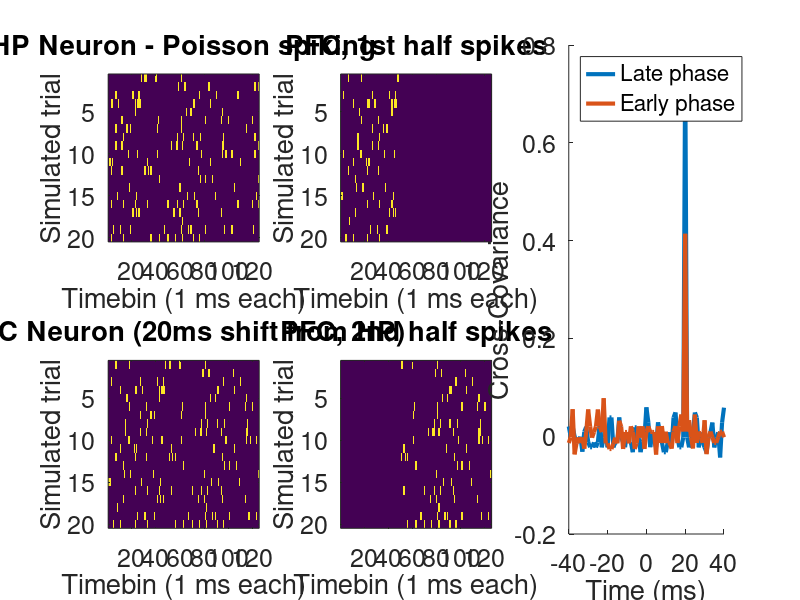

The MATLAB source for this figure: (Note: this script raises an error after producing the figure.)
lowfr_pfc = 10; % Hz
highfr_pfc = 1000; % Hz
hp = 50; % Hz

wind = .040;
  shift = 20; %shift of PFC and HP spikes  
    
dt = 1/1000; % ms
nBins = 125; % 10 ms spike train
nTrials = 20; % number of simulations


hp_spikeMat1 = rand(nTrials , nBins*2 ) < hp * dt ;
hp_spikeMat = hp_spikeMat1(:,nBins+1:end);
% LowPFC_spikeMat = rand(nTrials , nBins ) < lowfr_pfc * dt ;
% LowPFC_spikeMat = [rand(nTrials , 20 ) < lowfr_pfc * dt  hp_spikeMat(:,1:105)];
LowPFC_spikeMat = hp_spikeMat1(:,[nBins+1:end]-shift);


thetacycle = false(nTrials,nBins);
thetacycle_short = thetacycle; thetacycle_short(:,1:round(nBins/2.5)) = true;
thetacycle_half = thetacycle; thetacycle_half(:,1:round(nBins/2)) = true;

figure; hold on;

subplot(2,3,4)
imagesc(LowPFC_spikeMat)
title('PFC Neuron (20ms shift from HP)')
ylabel('Simulated trial')
xlabel('Timebin (1 ms each)')
set(gca,'FontSize',18)

% subplot(3,2,2)
% imagesc(thetacycle_short)
% title('Theta cycle halves')
% ylabel('Simulated trial')
% xlabel('Timebin (1 ms each)')

subplot(2,3,2)
LowPFC_spikeMat2 = LowPFC_spikeMat; LowPFC_spikeMat2(thetacycle_short==0) = false;
imagesc(LowPFC_spikeMat2)
title('PFC, 1st half spikes')
ylabel('Simulated trial')
xlabel('Timebin (1 ms each)')
set(gca,'FontSize',18)

subplot(2,3,5)
LowPFC_spikeMat3 = LowPFC_spikeMat; LowPFC_spikeMat3(thetacycle_short==1) = false;
imagesc(LowPFC_spikeMat3)
title('PFC, 2nd half spikes')
ylabel('Simulated trial')
xlabel('Timebin (1 ms each)')
set(gca,'FontSize',18)

subplot(2,3,1)
imagesc(hp_spikeMat)
title('HP Neuron - Poisson spiking')
ylabel('Simulated trial')
xlabel('Timebin (1 ms each)')
set(gca,'FontSize',18)

a = LowPFC_spikeMat'; a = a(:);
b = hp_spikeMat'; b = b(:);
a2 = LowPFC_spikeMat2'; a2=a2(:);
a3 = LowPFC_spikeMat3'; a3=a3(:);

[cc1,lags1] = xcov(a,b,round(wind/dt),'coeff');
[cc2,lags2] = xcov(a2,b,round(wind/dt),'coeff');
[cc3,lags3] = xcov(a3,b,round(wind/dt),'coeff');
        
subplot(2,3,[3 6]); hold on
plot(lags3,cc3,'LineWidth',3)
plot(lags2,cc2,'LineWidth',3)
xlabel('Time (ms)')
ylabel('Cross-Covariance')
set(gcf,'Position', [177         268        1531         674])
set(gca,'FontSize',18)
legend('Late phase','Early phase','Location','northwest')

helper_saveandclosefig(['F:\XY_matdata\Figures\ForPaperReviews\AllCells_AllArmEvents\Theta\Simulation_PhaseDuration'])